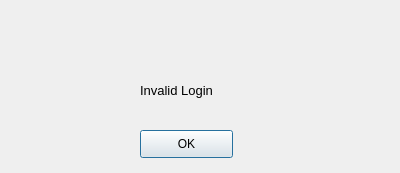
<?xml version="1.0" encoding="UTF-8"?>
<ui version="4.0">
 <class>Dialog</class>
 <widget class="QDialog" name="Dialog">
  <property name="geometry">
   <rect>
    <x>0</x>
    <y>0</y>
    <width>400</width>
    <height>173</height>
   </rect>
  </property>
  <property name="windowTitle">
   <string>Dialog</string>
  </property>
  <widget class="QLabel" name="label">
   <property name="geometry">
    <rect>
     <x>140</x>
     <y>60</y>
     <width>191</width>
     <height>61</height>
    </rect>
   </property>
   <property name="font">
    <font>
     <pointsize>10</pointsize>
    </font>
   </property>
   <property name="text">
    <string>Invalid Login</string>
   </property>
  </widget>
  <widget class="QPushButton" name="pushButton">
   <property name="geometry">
    <rect>
     <x>140</x>
     <y>130</y>
     <width>93</width>
     <height>28</height>
    </rect>
   </property>
   <property name="text">
    <string>OK</string>
   </property>
  </widget>
 </widget>
 <resources/>
 <connections/>
</ui>
